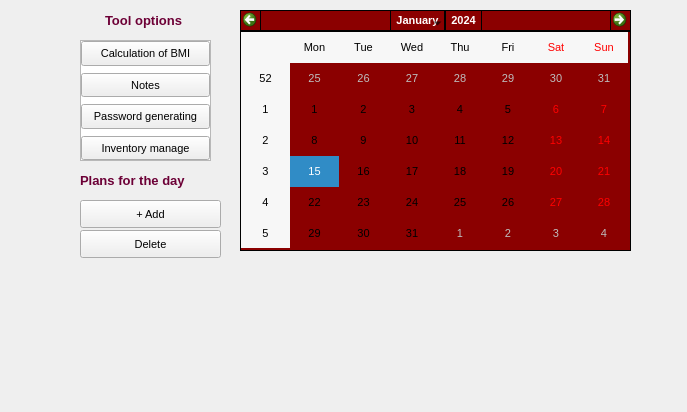
<?xml version="1.0" encoding="UTF-8"?>
<ui version="4.0">
 <class>MainWindow</class>
 <widget class="QMainWindow" name="MainWindow">
  <property name="geometry">
   <rect>
    <x>0</x>
    <y>0</y>
    <width>687</width>
    <height>412</height>
   </rect>
  </property>
  <property name="font">
   <font>
    <pointsize>8</pointsize>
   </font>
  </property>
  <property name="windowTitle">
   <string>MainWindow</string>
  </property>
  <property name="styleSheet">
   <string notr="true"/>
  </property>
  <property name="animated">
   <bool>true</bool>
  </property>
  <property name="unifiedTitleAndToolBarOnMac">
   <bool>false</bool>
  </property>
  <widget class="QWidget" name="centralwidget">
   <widget class="QPushButton" name="b_notes">
    <property name="geometry">
     <rect>
      <x>81</x>
      <y>73</y>
      <width>129</width>
      <height>24</height>
     </rect>
    </property>
    <property name="text">
     <string>Notes</string>
    </property>
   </widget>
   <widget class="QCalendarWidget" name="calendar">
    <property name="geometry">
     <rect>
      <x>240</x>
      <y>10</y>
      <width>391</width>
      <height>241</height>
     </rect>
    </property>
    <property name="minimumSize">
     <size>
      <width>391</width>
      <height>151</height>
     </size>
    </property>
    <property name="styleSheet">
     <string notr="true">background-color : darkred;
border : 1px solid black</string>
    </property>
   </widget>
   <widget class="QLabel" name="l_tools">
    <property name="geometry">
     <rect>
      <x>90</x>
      <y>10</y>
      <width>107</width>
      <height>21</height>
     </rect>
    </property>
    <property name="text">
     <string>&lt;html&gt;&lt;head/&gt;&lt;body&gt;&lt;p align=&quot;center&quot;&gt;&lt;span style=&quot; font-size:10pt; font-weight:600; color:#6d0036;&quot;&gt;Tool options&lt;/span&gt;&lt;/p&gt;&lt;/body&gt;&lt;/html&gt;</string>
    </property>
   </widget>
   <widget class="QListWidget" name="list">
    <property name="geometry">
     <rect>
      <x>80</x>
      <y>40</y>
      <width>131</width>
      <height>121</height>
     </rect>
    </property>
   </widget>
   <widget class="QLabel" name="l_plans">
    <property name="geometry">
     <rect>
      <x>80</x>
      <y>170</y>
      <width>145</width>
      <height>21</height>
     </rect>
    </property>
    <property name="text">
     <string>&lt;html&gt;&lt;head/&gt;&lt;body&gt;&lt;p&gt;&lt;span style=&quot; font-size:10pt; font-weight:600; color:#6c0036;&quot;&gt;Plans for the day&lt;/span&gt;&lt;/p&gt;&lt;/body&gt;&lt;/html&gt;</string>
    </property>
   </widget>
   <widget class="QPushButton" name="add_p">
    <property name="geometry">
     <rect>
      <x>80</x>
      <y>200</y>
      <width>141</width>
      <height>28</height>
     </rect>
    </property>
    <property name="text">
     <string>+ Add</string>
    </property>
   </widget>
   <widget class="QPushButton" name="delete_p">
    <property name="geometry">
     <rect>
      <x>80</x>
      <y>230</y>
      <width>141</width>
      <height>28</height>
     </rect>
    </property>
    <property name="text">
     <string>Delete</string>
    </property>
   </widget>
   <widget class="QPushButton" name="b_cal_bmi">
    <property name="geometry">
     <rect>
      <x>81</x>
      <y>41</y>
      <width>129</width>
      <height>25</height>
     </rect>
    </property>
    <property name="text">
     <string>Calculation of BMI</string>
    </property>
   </widget>
   <widget class="QPushButton" name="b_password">
    <property name="geometry">
     <rect>
      <x>81</x>
      <y>104</y>
      <width>129</width>
      <height>25</height>
     </rect>
    </property>
    <property name="text">
     <string>Password generating</string>
    </property>
   </widget>
   <widget class="QPushButton" name="inv_b">
    <property name="geometry">
     <rect>
      <x>81</x>
      <y>136</y>
      <width>129</width>
      <height>24</height>
     </rect>
    </property>
    <property name="text">
     <string>Inventory manage</string>
    </property>
   </widget>
   <zorder>list</zorder>
   <zorder>l_tools</zorder>
   <zorder>l_plans</zorder>
   <zorder>add_p</zorder>
   <zorder>delete_p</zorder>
   <zorder>calendar</zorder>
   <zorder></zorder>
   <zorder>b_password</zorder>
   <zorder>b_notes</zorder>
   <zorder>b_cal_bmi</zorder>
   <zorder>product_amount</zorder>
   <zorder>product_uid</zorder>
   <zorder>product_name</zorder>
   <zorder>product_price</zorder>
   <zorder>inv_b</zorder>
  </widget>
 </widget>
 <resources>
  <include location="../../../../../Desktop/Photos/pictures/x2.qrc"/>
  <include location="../../../../../Desktop/Photos/pictures/w1.qrc"/>
  <include location="../../../../../Desktop/Photos/pictures/c1.qrc"/>
 </resources>
 <connections/>
</ui>
